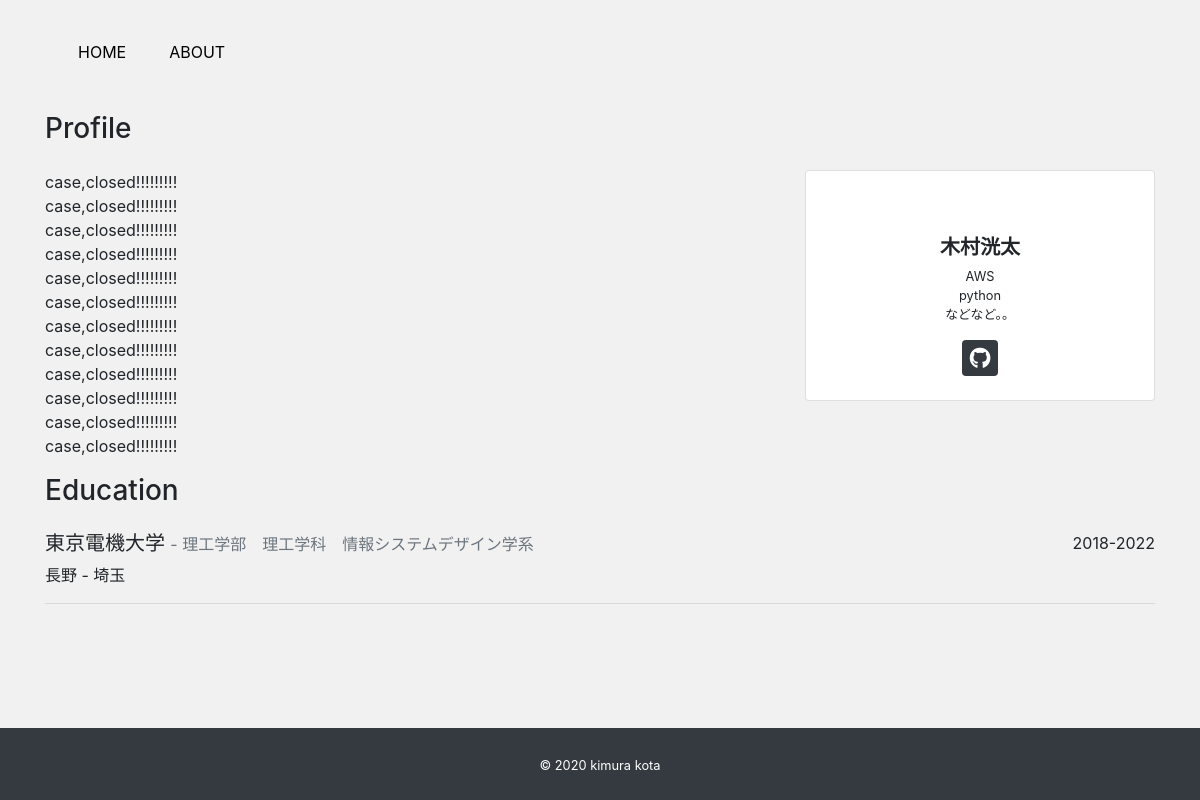
/detail/, run on the app's committed database.
### port/models.py (models this page shows, shortened)
class Profile(models.Model):
  title = models.CharField('タイトル',max_length=100, null=True, blank=True)
  subtitle = models.CharField('サブタイトル',max_length=100, null=True, blank=True)
  name = models.CharField('名前',max_length=100)
  job = models.TextField('仕事')
  introduction = models.TextField('自己紹介')
  github = models.CharField('github', max_length=100, null=True, blank=True)
  twitter = models.CharField('twitter', max_length=100, null=True, blank=True)
  facebook = models.CharField('facebook', max_length=100, null=True, blank=True)
  instagram = models.CharField('instagram', max_length=100, null=True, blank=True)
  topimage = models.ImageField(upload_to='images', verbose_name='トップ画像')
  subimage = models.ImageField(upload_to='images', verbose_name=' サブ画像')

class Education(models.Model):
  course = models.CharField('コース', max_length=100)
  scholl = models.CharField('学校', max_length=100)
  place = models.CharField('場所', max_length=100)
  period = models.CharField('期間', max_length=100)

### port/views.py (the view)
# urls.py: path('detail/', views.AboutView.as_view(), name='about'),
class AboutView(View):
  def get(self, request, *args, **kwargs):
    profile_date = Profile.objects.all()
    if profile_date.exists():
      profile_date = profile_date.order_by('-id')[0]
    education_data = Education.objects.order_by('-id')
    return render(request, 'port/about.html',{
      'profile_data': profile_date,
      'education_data': education_data,
    })

### port/templates/port/about.html (shortened to what this page needs)
{% extends 'port/base.html' %}
{% block content %}
<h3 class="mb-4">Profile</h3>
<div class="mb5">
  <div class="row">
    <div class="col-md-8">
      <p>{{ profile_data.introduction|linebreaksbr }}</p>
    </div>
    <div class="col-md-4">
      <div class="card text-center px-5 py-4">
        <div class="avatar mb-3">
        </div>
        <h5 class="font-weight-bolder">{{ profile_data.name }}</h5>
        <p class="mb-3 small text-center">{{ profile_data.job|linebreaksbr }}</p>
        <div class="d-flex justify-content-around">
          {% if profile_data.github %}
            <a href="{{ profile_data.github }}" target="_blank"><i class="fab fa-github fa-lg rounded btn-dark icon"></i></a>
          {% endif %}
        </div>
      </div>
    </div>
  </div>
</div>
<h3 class="mb-4">Education</h3>
<div class="mb-5">
  {% for education in education_data %}
    <div class="d-flex justify-content-between">
      <h5>{{ education.scholl}} <span class="small text-secondary"> - {{ education.course }}</span></h5>
      <p class="mb-1">{{ education.period}}</p>
    </div>
    <p>{{ education.place}}</p>
    <hr>
  {% endfor %}
</div>
{% endblock %}

### port/templates/port/base.html (shortened to what this page needs)
{% load static %}
<!DOCTYPE html>
<html lang="en">
<head>
  <link rel="stylesheet" href="https://stackpath.bootstrapcdn.com/bootstrap/4.5.0/css/bootstrap.min.css">
  <link rel="stylesheet" href="https://cdnjs.cloudflare.com/ajax/libs/font-awesome/5.15.1/css/all.min.css">
  <link rel="stylesheet" href="{% static 'css/style.css' %}">
</head>
<body>
  <nav class="navbar navbar-expand-lg navbar-ligh">
      <div class="collapse navbar-collapse" id="navbarNav">
        <ul class="navbar-nav">
          <li class="nav-item active">
            <a class="nav-link nav-color" href='/'>HOME</a>
          </li>
          <li class="nav-item">
            <a class="nav-link nav-color" href="{% url 'about' %}">ABOUT</a>
          </li>
        </ul>
      </div>
    </nav>
  <main>
    <div class="container">
      {% block content %}
      {% endblock %}
    </div>
  </main>
  <footer class="py-4 bg-dark text-center">
    <small class="text-white">&copy; 2020 kimura kota</small>
  </footer>
</body>
</html>

### port/static/css/style.css (style rules this page uses)
* { margin: 0; padding: 0; box-sizing: border-box; }
body { background: #f1f1f1; display: flex; flex-flow: column; min-height: 100vh; }
main { flex: 1; }
.navbar-nav { flex-direction: row!important; }
.nav-color { color: black; }
.nav-color::after { content: ""; display: block; height: 2px; background: blue; margin-top: 6px; opacity: 0; transform: translateY(12px); transition: all 0.3s ease-in-out; }
.icon { padding: 10px 8px; }

### data on the page
Profile: introduction "case,closed!!!!!!!!! case,closed!!!!!!!!! case,closed!!!!!!!!! case,closed!!!!!!!!! case,closed!!!!!!!!! case,closed!!!!!!!!! case,closed!!!!!!!!! case,closed!!!!!!!!! case,closed!!!!!!!!! case,closed!!!!!!!!! case,closed!!!!!!!!! case,closed!!!!!!!!!", name "木村洸太", job "AWS python などなど。。"
Education: scholl "東京電機大学", course "理工学部 理工学科 情報システムデザイン学系", period "2018-2022", place "長野 - 埼玉"
